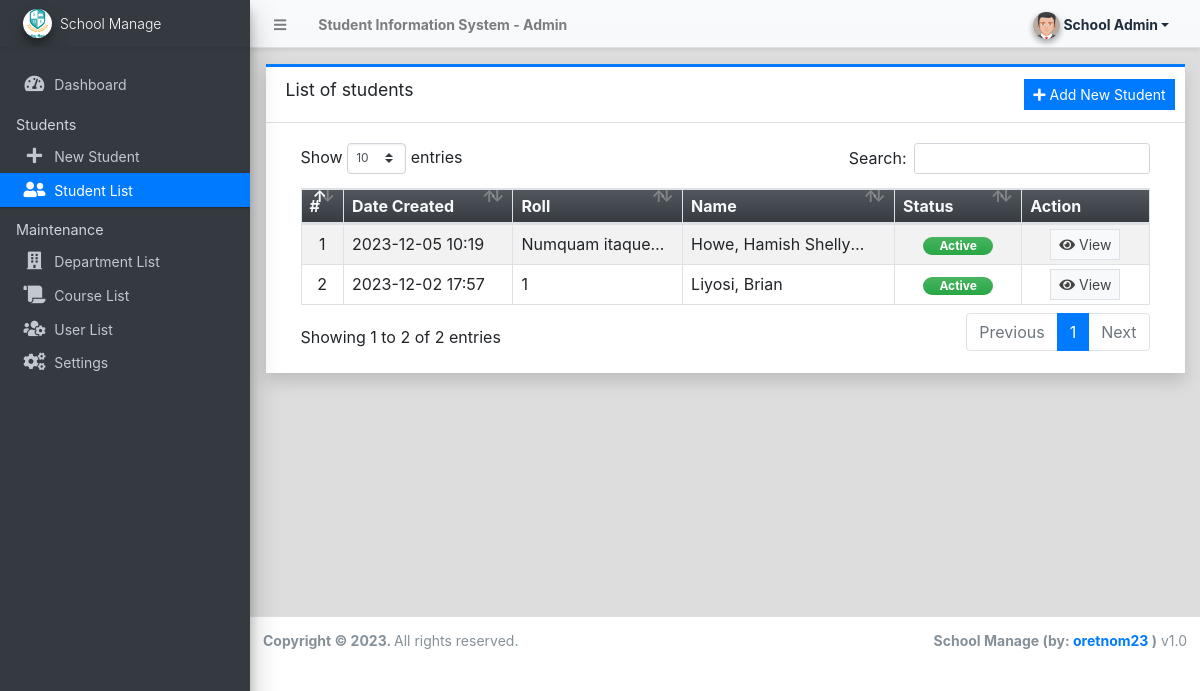
Page /admin/?page=students (signed in) on the committed database.
### tables this page shows
CREATE TABLE `student_list` (
  `id` int(30) NOT NULL,
  `roll` varchar(100) NOT NULL,
  `firstname` text NOT NULL,
  `middlename` text DEFAULT NULL,
  `lastname` text NOT NULL,
  `gender` varchar(100) NOT NULL,
  `contact` text NOT NULL,
  `present_address` text NOT NULL,
  `permanent_address` text NOT NULL,
  `dob` date NOT NULL,
  `status` tinyint(1) NOT NULL DEFAULT 1,
  `delete_flag` tinyint(1) NOT NULL DEFAULT 0,
  `date_created` datetime NOT NULL DEFAULT current_timestamp(),
  `date_updated` datetime DEFAULT NULL ON UPDATE current_timestamp()
);

### admin/students/index.php (the view, shortened to what this page needs)
<div class="card card-outline card-primary rounded-0 shadow">
	<div class="card-header">
		<h3 class="card-title">List of students</h3>
		<div class="card-tools">
			<a href="./?page=students/manage_student" class="btn btn-flat btn-sm btn-primary"><span class="fas fa-plus"></span>  Add New Student</a>
		</div>
	</div>
	<div class="card-body">
		<div class="container-fluid">
        <div class="container-fluid">
			<table class="table table-bordered table-hover table-striped">
				<colgroup>
					<col width="5%">
					<col width="20%">
					<col width="20%">
					<col width="25%">
					<col width="15%">
					<col width="15%">
				</colgroup>
				<thead>
					<tr class="bg-gradient-dark text-light">
						<th>#</th>
						<th>Date Created</th>
						<th>Roll</th>
						<th>Name</th>
						<th>Status</th>
						<th>Action</th>
					</tr>
				</thead>
				<tbody>
					<?php
						$i = 1;
						$qry = $conn->query("SELECT *,concat(lastname,', ',firstname,' ',middlename) as fullname from `student_list` order by concat(lastname,', ',firstname,' ',middlename) asc ");
						while($row = $qry->fetch_assoc()):
					?>
						<tr>
							<td class="text-center"><?php echo $i++; ?></td>
							<td class=""><?php echo date("Y-m-d H:i",strtotime($row['date_created'])) ?></td>
							<td class=""><p class="m-0 truncate-1"><?php echo $row['roll'] ?></p></td>
							<td class=""><p class="m-0 truncate-1"><?php echo $row['fullname'] ?></p></td>
							<td class="text-center">
								<?php
									switch ($row['status']){
										case 1:
											echo '<span class="rounded-pill badge badge-success bg-gradient-success px-3">Active</span>';
											break;
									}
								?>
							</td>
							<td align="center">
								 <a href="./?page=students/view_student&id=<?= $row['id'] ?>" class="btn btn-flat btn-default btn-sm border"><i class="fa fa-eye"></i> View</a>
							</td>
						</tr>
					<?php endwhile; ?>
				</tbody>
			</table>
		</div>
		</div>
	</div>
</div>

### rows in the picture
student_list: date_created "2023-12-05 10:19", roll "Numquam…", fullname "Howe, Hamish…", status "Active"
student_list: date_created "2023-12-02 17:57", roll "1", fullname "Liyosi, Brian", status "Active"

### other values in the picture
$_settings->info('name') "Student Information System"
$_settings->userdata('firstname').' '.$_settings->userdata('lastname') "School Admin"
$_settings->info('short_name') "School Manage"
